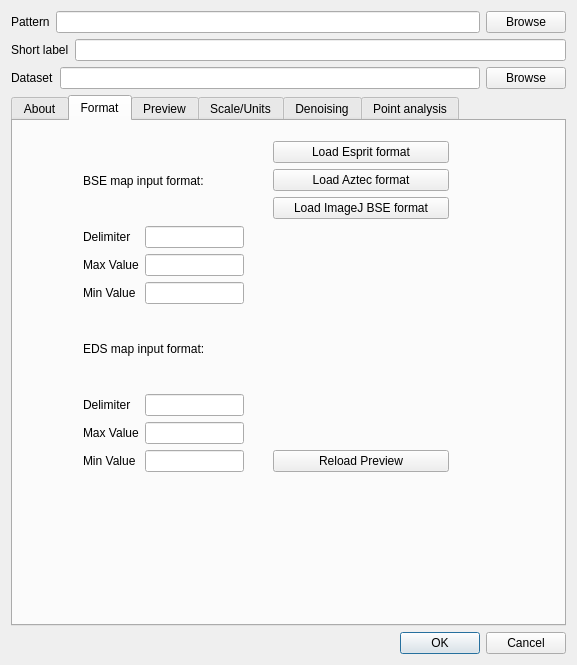
<?xml version="1.0" encoding="UTF-8"?>
<ui version="4.0">
 <class>Dialog</class>
 <widget class="QDialog" name="Dialog">
  <property name="geometry">
   <rect>
    <x>0</x>
    <y>0</y>
    <width>577</width>
    <height>665</height>
   </rect>
  </property>
  <property name="focusPolicy">
   <enum>Qt::TabFocus</enum>
  </property>
  <property name="windowTitle">
   <string>Welcome to edxia - EDS/BSE hypermaps analyser</string>
  </property>
  <layout class="QVBoxLayout" name="verticalLayout_4">
   <item>
    <layout class="QVBoxLayout" name="verticalLayout_3">
     <item>
      <layout class="QHBoxLayout" name="horizontalLayout">
       <item>
        <widget class="QLabel" name="label">
         <property name="toolTip">
          <string>&lt;html&gt;&lt;head/&gt;&lt;body&gt;&lt;p&gt;The pattern to find the maps&lt;/p&gt;&lt;/body&gt;&lt;/html&gt;</string>
         </property>
         <property name="text">
          <string>Pattern</string>
         </property>
        </widget>
       </item>
       <item>
        <widget class="QLineEdit" name="pattern_box">
         <property name="toolTip">
          <string>&lt;html&gt;&lt;head/&gt;&lt;body&gt;&lt;p&gt;Enter the pattern to the maps. Replace the component part by {component}. Use the browse button to navigate the filesystem.&lt;/p&gt;&lt;/body&gt;&lt;/html&gt;</string>
         </property>
         <property name="clearButtonEnabled">
          <bool>true</bool>
         </property>
        </widget>
       </item>
       <item>
        <widget class="QPushButton" name="browse_button">
         <property name="toolTip">
          <string>&lt;html&gt;&lt;head/&gt;&lt;body&gt;&lt;p&gt;Click this button to select the BSE map to analyse&lt;/p&gt;&lt;/body&gt;&lt;/html&gt;</string>
         </property>
         <property name="text">
          <string>Browse</string>
         </property>
        </widget>
       </item>
      </layout>
     </item>
     <item>
      <layout class="QHBoxLayout" name="horizontalLayout_9">
       <item>
        <widget class="QLabel" name="label_12">
         <property name="toolTip">
          <string>&lt;html&gt;&lt;head/&gt;&lt;body&gt;&lt;p&gt;A short label to describe the map&lt;/p&gt;&lt;/body&gt;&lt;/html&gt;</string>
         </property>
         <property name="text">
          <string>Short label</string>
         </property>
        </widget>
       </item>
       <item>
        <widget class="QLineEdit" name="short_label_edit">
         <property name="clearButtonEnabled">
          <bool>true</bool>
         </property>
        </widget>
       </item>
      </layout>
     </item>
     <item>
      <layout class="QHBoxLayout" name="horizontalLayout_2">
       <item>
        <widget class="QLabel" name="dataset_label">
         <property name="text">
          <string>Dataset</string>
         </property>
        </widget>
       </item>
       <item>
        <widget class="QLineEdit" name="dataset_box">
         <property name="autoFillBackground">
          <bool>false</bool>
         </property>
         <property name="readOnly">
          <bool>false</bool>
         </property>
         <property name="clearButtonEnabled">
          <bool>true</bool>
         </property>
        </widget>
       </item>
       <item>
        <widget class="QPushButton" name="browse_dset_button">
         <property name="toolTip">
          <string>&lt;html&gt;&lt;head/&gt;&lt;body&gt;&lt;p&gt;Click this button to select the BSE map to analyse&lt;/p&gt;&lt;/body&gt;&lt;/html&gt;</string>
         </property>
         <property name="text">
          <string>Browse</string>
         </property>
        </widget>
       </item>
      </layout>
     </item>
    </layout>
   </item>
   <item>
    <widget class="QTabWidget" name="tabWidget">
     <property name="currentIndex">
      <number>1</number>
     </property>
     <widget class="QWidget" name="tab">
      <attribute name="title">
       <string>About</string>
      </attribute>
      <widget class="QLabel" name="label_25">
       <property name="geometry">
        <rect>
         <x>230</x>
         <y>20</y>
         <width>99</width>
         <height>46</height>
        </rect>
       </property>
       <property name="text">
        <string/>
       </property>
       <property name="textFormat">
        <enum>Qt::AutoText</enum>
       </property>
       <property name="pixmap">
        <pixmap>../../../data/logo/small_logo.png</pixmap>
       </property>
      </widget>
      <widget class="QTextBrowser" name="textBrowser">
       <property name="geometry">
        <rect>
         <x>40</x>
         <y>70</y>
         <width>471</width>
         <height>351</height>
        </rect>
       </property>
       <property name="documentTitle">
        <string>Help:</string>
       </property>
       <property name="html">
        <string>&lt;!DOCTYPE HTML PUBLIC &quot;-//W3C//DTD HTML 4.0//EN&quot; &quot;http://www.w3.org/TR/REC-html40/strict.dtd&quot;&gt;
&lt;html&gt;&lt;head&gt;&lt;meta name=&quot;qrichtext&quot; content=&quot;1&quot; /&gt;&lt;title&gt;Help:&lt;/title&gt;&lt;style type=&quot;text/css&quot;&gt;
p, li { white-space: pre-wrap; }
&lt;/style&gt;&lt;/head&gt;&lt;body style=&quot; font-family:'Sans Serif'; font-size:10pt; font-weight:400; font-style:normal;&quot;&gt;
&lt;h2 style=&quot; margin-top:16px; margin-bottom:12px; margin-left:0px; margin-right:0px; -qt-block-indent:0; text-indent:0px;&quot;&gt;&lt;span style=&quot; font-size:x-large; font-weight:600;&quot;&gt;How to:&lt;/span&gt;&lt;/h2&gt;
&lt;ol style=&quot;margin-top: 0px; margin-bottom: 0px; margin-left: 0px; margin-right: 0px; -qt-list-indent: 1;&quot;&gt;&lt;li style=&quot;&quot; style=&quot; margin-top:12px; margin-bottom:0px; margin-left:0px; margin-right:0px; -qt-block-indent:0; text-indent:0px;&quot;&gt;Select format &lt;/li&gt;
&lt;li style=&quot;&quot; style=&quot; margin-top:0px; margin-bottom:0px; margin-left:0px; margin-right:0px; -qt-block-indent:0; text-indent:0px;&quot;&gt;Open preview by selecting the BSE file&lt;/li&gt;
&lt;li style=&quot;&quot; style=&quot; margin-top:0px; margin-bottom:0px; margin-left:0px; margin-right:0px; -qt-block-indent:0; text-indent:0px;&quot;&gt;Check on the preview&lt;/li&gt;
&lt;li style=&quot;&quot; style=&quot; margin-top:0px; margin-bottom:0px; margin-left:0px; margin-right:0px; -qt-block-indent:0; text-indent:0px;&quot;&gt;Set the scale and the units of the map&lt;/li&gt;
&lt;li style=&quot;&quot; style=&quot; margin-top:0px; margin-bottom:0px; margin-left:0px; margin-right:0px; -qt-block-indent:0; text-indent:0px;&quot;&gt;Select the denoising algorithm&lt;/li&gt;
&lt;li style=&quot;&quot; style=&quot; margin-top:0px; margin-bottom:12px; margin-left:0px; margin-right:0px; -qt-block-indent:0; text-indent:0px;&quot;&gt;Select the options of point analysis&lt;/li&gt;&lt;/ol&gt;
&lt;h2 style=&quot; margin-top:16px; margin-bottom:12px; margin-left:0px; margin-right:0px; -qt-block-indent:0; text-indent:0px;&quot;&gt;&lt;span style=&quot; font-size:x-large; font-weight:600;&quot;&gt;About:&lt;/span&gt;&lt;/h2&gt;
&lt;p style=&quot; margin-top:12px; margin-bottom:12px; margin-left:0px; margin-right:0px; -qt-block-indent:0; text-indent:0px;&quot;&gt;edxia is a plugin to analyse EDX/BSE hypermaps, especially designed for cementitious materials.&lt;/p&gt;
&lt;h3 style=&quot; margin-top:14px; margin-bottom:12px; margin-left:0px; margin-right:0px; -qt-block-indent:0; text-indent:0px;&quot;&gt;&lt;span style=&quot; font-size:large; font-weight:600;&quot;&gt;Author: &lt;/span&gt;&lt;/h3&gt;
&lt;p style=&quot; margin-top:12px; margin-bottom:12px; margin-left:0px; margin-right:0px; -qt-block-indent:0; text-indent:0px;&quot;&gt;Fabien Georget,&lt;br /&gt;EPFL, laboratory of construction materials&lt;br /&gt;Lausanne, Switzerland&lt;br /&gt;&lt;a href=&quot;mailto:fabien.georget@epfl.ch&quot;&gt;&lt;span style=&quot; text-decoration: underline; color:#2980b9;&quot;&gt;fabien.georget@epfl.ch&lt;/span&gt;&lt;/a&gt;&lt;/p&gt;&lt;/body&gt;&lt;/html&gt;</string>
       </property>
      </widget>
     </widget>
     <widget class="QWidget" name="format_tab">
      <attribute name="title">
       <string>Format</string>
      </attribute>
      <widget class="QWidget" name="layoutWidget">
       <property name="geometry">
        <rect>
         <x>70</x>
         <y>20</y>
         <width>161</width>
         <height>331</height>
        </rect>
       </property>
       <layout class="QVBoxLayout" name="verticalLayout_5">
        <item>
         <widget class="QLabel" name="label_20">
          <property name="text">
           <string>BSE map input format:</string>
          </property>
         </widget>
        </item>
        <item>
         <layout class="QGridLayout" name="gridLayout_2">
          <item row="1" column="1">
           <widget class="QLineEdit" name="format_bse_max">
            <property name="toolTip">
             <string>&lt;html&gt;&lt;head/&gt;&lt;body&gt;&lt;p&gt;Maximum value for the BSE map. Use -1 to normalize with respect to the maximum value.&lt;/p&gt;&lt;/body&gt;&lt;/html&gt;</string>
            </property>
            <property name="inputMethodHints">
             <set>Qt::ImhDigitsOnly</set>
            </property>
            <property name="alignment">
             <set>Qt::AlignRight|Qt::AlignTrailing|Qt::AlignVCenter</set>
            </property>
           </widget>
          </item>
          <item row="2" column="1">
           <widget class="QLineEdit" name="format_bse_min">
            <property name="toolTip">
             <string>&lt;html&gt;&lt;head/&gt;&lt;body&gt;&lt;p&gt;The minimum value of the BSE maps. Will be renormalized to 0.&lt;/p&gt;&lt;/body&gt;&lt;/html&gt;</string>
            </property>
            <property name="inputMethodHints">
             <set>Qt::ImhDigitsOnly</set>
            </property>
            <property name="alignment">
             <set>Qt::AlignRight|Qt::AlignTrailing|Qt::AlignVCenter</set>
            </property>
           </widget>
          </item>
          <item row="2" column="0">
           <widget class="QLabel" name="label_16">
            <property name="text">
             <string>Min Value</string>
            </property>
           </widget>
          </item>
          <item row="0" column="0">
           <widget class="QLabel" name="label_14">
            <property name="text">
             <string>Delimiter</string>
            </property>
           </widget>
          </item>
          <item row="0" column="1">
           <widget class="QLineEdit" name="format_bse_delim">
            <property name="toolTip">
             <string>&lt;html&gt;&lt;head/&gt;&lt;body&gt;&lt;p&gt;The delimiter (',', ';', '\t', ...) for the BSE map&lt;/p&gt;&lt;/body&gt;&lt;/html&gt;</string>
            </property>
            <property name="inputMethodHints">
             <set>Qt::ImhNone</set>
            </property>
            <property name="alignment">
             <set>Qt::AlignRight|Qt::AlignTrailing|Qt::AlignVCenter</set>
            </property>
           </widget>
          </item>
          <item row="1" column="0">
           <widget class="QLabel" name="label_15">
            <property name="text">
             <string>Max Value</string>
            </property>
           </widget>
          </item>
         </layout>
        </item>
        <item>
         <widget class="QLabel" name="label_21">
          <property name="text">
           <string>EDS map input format:</string>
          </property>
         </widget>
        </item>
        <item>
         <layout class="QGridLayout" name="gridLayout_3">
          <item row="0" column="0">
           <widget class="QLabel" name="label_17">
            <property name="text">
             <string>Delimiter</string>
            </property>
           </widget>
          </item>
          <item row="0" column="1">
           <widget class="QLineEdit" name="format_eds_delim">
            <property name="toolTip">
             <string>&lt;html&gt;&lt;head/&gt;&lt;body&gt;&lt;p&gt;The delimiter (',', ';', '\t', ...) for the EDS maps&lt;/p&gt;&lt;/body&gt;&lt;/html&gt;</string>
            </property>
            <property name="alignment">
             <set>Qt::AlignRight|Qt::AlignTrailing|Qt::AlignVCenter</set>
            </property>
           </widget>
          </item>
          <item row="1" column="0">
           <widget class="QLabel" name="label_18">
            <property name="text">
             <string>Max Value</string>
            </property>
           </widget>
          </item>
          <item row="1" column="1">
           <widget class="QLineEdit" name="format_eds_max">
            <property name="toolTip">
             <string>&lt;html&gt;&lt;head/&gt;&lt;body&gt;&lt;p&gt;Maximum value for the EDS map. Use -1 to normalize with respect to the maximum value.&lt;/p&gt;&lt;/body&gt;&lt;/html&gt;</string>
            </property>
            <property name="inputMethodHints">
             <set>Qt::ImhDigitsOnly</set>
            </property>
            <property name="alignment">
             <set>Qt::AlignRight|Qt::AlignTrailing|Qt::AlignVCenter</set>
            </property>
           </widget>
          </item>
          <item row="2" column="0">
           <widget class="QLabel" name="label_19">
            <property name="text">
             <string>Min Value</string>
            </property>
           </widget>
          </item>
          <item row="2" column="1">
           <widget class="QLineEdit" name="format_eds_min">
            <property name="toolTip">
             <string>&lt;html&gt;&lt;head/&gt;&lt;body&gt;&lt;p&gt;The minimum value of the BSE maps. Will be renormalized to 0.&lt;/p&gt;&lt;/body&gt;&lt;/html&gt;</string>
            </property>
            <property name="inputMethodHints">
             <set>Qt::ImhDigitsOnly</set>
            </property>
            <property name="alignment">
             <set>Qt::AlignRight|Qt::AlignTrailing|Qt::AlignVCenter</set>
            </property>
           </widget>
          </item>
         </layout>
        </item>
       </layout>
      </widget>
      <widget class="QWidget" name="layoutWidget">
       <property name="geometry">
        <rect>
         <x>260</x>
         <y>20</y>
         <width>176</width>
         <height>331</height>
        </rect>
       </property>
       <layout class="QVBoxLayout" name="verticalLayout_7">
        <item>
         <widget class="QPushButton" name="load_esprit_button">
          <property name="text">
           <string>Load Esprit format</string>
          </property>
         </widget>
        </item>
        <item>
         <widget class="QPushButton" name="load_aztec_button">
          <property name="text">
           <string>Load Aztec format</string>
          </property>
         </widget>
        </item>
        <item>
         <widget class="QPushButton" name="load_imagej_button">
          <property name="text">
           <string>Load ImageJ BSE format</string>
          </property>
         </widget>
        </item>
        <item>
         <spacer name="verticalSpacer">
          <property name="orientation">
           <enum>Qt::Vertical</enum>
          </property>
          <property name="sizeHint" stdset="0">
           <size>
            <width>20</width>
            <height>40</height>
           </size>
          </property>
         </spacer>
        </item>
        <item>
         <widget class="QPushButton" name="reload_preview_button">
          <property name="text">
           <string>Reload Preview</string>
          </property>
         </widget>
        </item>
       </layout>
      </widget>
     </widget>
     <widget class="QWidget" name="preview_tab">
      <property name="enabled">
       <bool>true</bool>
      </property>
      <property name="toolTip">
       <string>&lt;html&gt;&lt;head/&gt;&lt;body&gt;&lt;p&gt;Preview the BSE map&lt;/p&gt;&lt;/body&gt;&lt;/html&gt;</string>
      </property>
      <attribute name="title">
       <string>Preview</string>
      </attribute>
     </widget>
     <widget class="QWidget" name="scale_tab">
      <attribute name="title">
       <string>Scale/Units</string>
      </attribute>
      <widget class="QSplitter" name="splitter">
       <property name="geometry">
        <rect>
         <x>40</x>
         <y>60</y>
         <width>511</width>
         <height>201</height>
        </rect>
       </property>
       <property name="orientation">
        <enum>Qt::Vertical</enum>
       </property>
       <widget class="QWidget" name="layoutWidget">
        <layout class="QVBoxLayout" name="verticalLayout_6">
         <item>
          <layout class="QHBoxLayout" name="horizontalLayout_11">
           <item>
            <widget class="QLabel" name="label_24">
             <property name="text">
              <string>Pixel size:</string>
             </property>
            </widget>
           </item>
           <item>
            <widget class="QDoubleSpinBox" name="dx_scale_box">
             <property name="toolTip">
              <string>&lt;html&gt;&lt;head/&gt;&lt;body&gt;&lt;p&gt;Indicate the size of a pixel in the map&lt;/p&gt;&lt;/body&gt;&lt;/html&gt;</string>
             </property>
             <property name="decimals">
              <number>2</number>
             </property>
             <property name="maximum">
              <double>999999.000000000000000</double>
             </property>
            </widget>
           </item>
           <item>
            <widget class="QLabel" name="label_23">
             <property name="text">
              <string>nm</string>
             </property>
            </widget>
           </item>
          </layout>
         </item>
        </layout>
       </widget>
       <widget class="QWidget" name="layoutWidget">
        <layout class="QHBoxLayout" name="horizontalLayout_10">
         <item>
          <layout class="QVBoxLayout" name="verticalLayout_8">
           <item>
            <widget class="QLabel" name="label_2">
             <property name="text">
              <string>Input units</string>
             </property>
            </widget>
           </item>
           <item>
            <widget class="QRadioButton" name="unit_at_button">
             <property name="text">
              <string>% Atomic</string>
             </property>
             <property name="checked">
              <bool>true</bool>
             </property>
            </widget>
           </item>
           <item>
            <widget class="QRadioButton" name="unit_pwt_button">
             <property name="text">
              <string>% Weight</string>
             </property>
            </widget>
           </item>
           <item>
            <widget class="QRadioButton" name="unit_wt_button">
             <property name="text">
              <string>Weight</string>
             </property>
            </widget>
           </item>
          </layout>
         </item>
         <item>
          <layout class="QVBoxLayout" name="verticalLayout_10">
           <item>
            <layout class="QVBoxLayout" name="verticalLayout_9">
             <item>
              <widget class="QLabel" name="label_22">
               <property name="text">
                <string>Output</string>
               </property>
              </widget>
             </item>
             <item>
              <widget class="QCheckBox" name="normalize_box">
               <property name="text">
                <string>Normalize</string>
               </property>
              </widget>
             </item>
             <item>
              <widget class="QCheckBox" name="atomic_output_box">
               <property name="text">
                <string>% Atomic</string>
               </property>
               <property name="checkable">
                <bool>true</bool>
               </property>
               <property name="checked">
                <bool>true</bool>
               </property>
               <property name="tristate">
                <bool>false</bool>
               </property>
              </widget>
             </item>
            </layout>
           </item>
           <item>
            <widget class="QCheckBox" name="sox_box">
             <property name="enabled">
              <bool>false</bool>
             </property>
             <property name="text">
              <string>Compute Sum of oxide</string>
             </property>
             <property name="checkable">
              <bool>true</bool>
             </property>
             <property name="tristate">
              <bool>false</bool>
             </property>
            </widget>
           </item>
          </layout>
         </item>
        </layout>
       </widget>
      </widget>
     </widget>
     <widget class="QWidget" name="filter_tab">
      <attribute name="title">
       <string>Denoising</string>
      </attribute>
      <widget class="QWidget" name="layoutWidget">
       <property name="geometry">
        <rect>
         <x>70</x>
         <y>40</y>
         <width>378</width>
         <height>294</height>
        </rect>
       </property>
       <layout class="QVBoxLayout" name="verticalLayout_12">
        <item>
         <layout class="QGridLayout" name="gridLayout">
          <item row="3" column="0">
           <widget class="QRadioButton" name="median_filter_check">
            <property name="text">
             <string>Median filter</string>
            </property>
           </widget>
          </item>
          <item row="0" column="2">
           <spacer name="horizontalSpacer_2">
            <property name="orientation">
             <enum>Qt::Horizontal</enum>
            </property>
            <property name="sizeHint" stdset="0">
             <size>
              <width>40</width>
              <height>20</height>
             </size>
            </property>
           </spacer>
          </item>
          <item row="4" column="0">
           <widget class="QRadioButton" name="gaussian_filter_check">
            <property name="text">
             <string>Gaussian filter</string>
            </property>
           </widget>
          </item>
          <item row="5" column="2">
           <widget class="QDoubleSpinBox" name="sigmaS_filter_box">
            <property name="enabled">
             <bool>false</bool>
            </property>
            <property name="decimals">
             <number>3</number>
            </property>
            <property name="value">
             <double>10.000000000000000</double>
            </property>
           </widget>
          </item>
          <item row="2" column="1">
           <widget class="QLabel" name="label_10">
            <property name="text">
             <string>Radius</string>
            </property>
           </widget>
          </item>
          <item row="2" column="2">
           <widget class="QSpinBox" name="radius_filter_box">
            <property name="maximum">
             <number>999</number>
            </property>
            <property name="value">
             <number>3</number>
            </property>
           </widget>
          </item>
          <item row="3" column="1">
           <widget class="QLabel" name="label_28">
            <property name="text">
             <string>Radius</string>
            </property>
           </widget>
          </item>
          <item row="6" column="2">
           <widget class="QDoubleSpinBox" name="sigmaR_filter_box">
            <property name="enabled">
             <bool>false</bool>
            </property>
            <property name="decimals">
             <number>3</number>
            </property>
            <property name="value">
             <double>2.500000000000000</double>
            </property>
           </widget>
          </item>
          <item row="2" column="0">
           <widget class="QRadioButton" name="mean_filter_check">
            <property name="text">
             <string>Mean filter</string>
            </property>
           </widget>
          </item>
          <item row="4" column="2">
           <widget class="QDoubleSpinBox" name="sigma_filter_box">
            <property name="decimals">
             <number>3</number>
            </property>
            <property name="value">
             <double>0.500000000000000</double>
            </property>
           </widget>
          </item>
          <item row="5" column="0">
           <widget class="QRadioButton" name="joint_filter_check">
            <property name="enabled">
             <bool>false</bool>
            </property>
            <property name="text">
             <string> Joint bilateral Filter</string>
            </property>
           </widget>
          </item>
          <item row="6" column="1">
           <widget class="QLabel" name="label_27">
            <property name="text">
             <string>Sigma R</string>
            </property>
           </widget>
          </item>
          <item row="1" column="2">
           <widget class="QLineEdit" name="weight_filter_box">
            <property name="inputMethodHints">
             <set>Qt::ImhDigitsOnly</set>
            </property>
            <property name="inputMask">
             <string>0000.0000</string>
            </property>
            <property name="text">
             <string>0.1</string>
            </property>
           </widget>
          </item>
          <item row="5" column="1">
           <widget class="QLabel" name="label_26">
            <property name="text">
             <string>Sigma S</string>
            </property>
           </widget>
          </item>
          <item row="3" column="2">
           <widget class="QSpinBox" name="radius_filter_box_2">
            <property name="maximum">
             <number>999</number>
            </property>
            <property name="value">
             <number>3</number>
            </property>
           </widget>
          </item>
          <item row="1" column="0">
           <widget class="QRadioButton" name="tv_filter_check">
            <property name="text">
             <string>Total variation</string>
            </property>
            <property name="checked">
             <bool>true</bool>
            </property>
           </widget>
          </item>
          <item row="4" column="1">
           <widget class="QLabel" name="label_11">
            <property name="text">
             <string>Sigma</string>
            </property>
           </widget>
          </item>
          <item row="1" column="1">
           <widget class="QLabel" name="label_9">
            <property name="text">
             <string>Weight</string>
            </property>
           </widget>
          </item>
          <item row="0" column="1">
           <spacer name="horizontalSpacer">
            <property name="orientation">
             <enum>Qt::Horizontal</enum>
            </property>
            <property name="sizeHint" stdset="0">
             <size>
              <width>40</width>
              <height>20</height>
             </size>
            </property>
           </spacer>
          </item>
          <item row="0" column="0">
           <widget class="QRadioButton" name="no_filter_check">
            <property name="text">
             <string>No Filter</string>
            </property>
           </widget>
          </item>
         </layout>
        </item>
        <item>
         <spacer name="verticalSpacer_2">
          <property name="orientation">
           <enum>Qt::Vertical</enum>
          </property>
          <property name="sizeHint" stdset="0">
           <size>
            <width>20</width>
            <height>40</height>
           </size>
          </property>
         </spacer>
        </item>
        <item>
         <layout class="QHBoxLayout" name="horizontalLayout_12">
          <item>
           <spacer name="horizontalSpacer_4">
            <property name="orientation">
             <enum>Qt::Horizontal</enum>
            </property>
            <property name="sizeHint" stdset="0">
             <size>
              <width>40</width>
              <height>20</height>
             </size>
            </property>
           </spacer>
          </item>
          <item>
           <widget class="QPushButton" name="test_filter_button">
            <property name="text">
             <string>Test filter on</string>
            </property>
           </widget>
          </item>
          <item>
           <widget class="QComboBox" name="test_filter_combo"/>
          </item>
         </layout>
        </item>
       </layout>
      </widget>
     </widget>
     <widget class="QWidget" name="param_tab">
      <attribute name="title">
       <string>Point analysis</string>
      </attribute>
      <widget class="QWidget" name="layoutWidget">
       <property name="geometry">
        <rect>
         <x>30</x>
         <y>20</y>
         <width>511</width>
         <height>401</height>
        </rect>
       </property>
       <layout class="QVBoxLayout" name="verticalLayout_2">
        <item>
         <widget class="QCheckBox" name="segmentation_check">
          <property name="text">
           <string>Use segmentation</string>
          </property>
          <property name="checked">
           <bool>true</bool>
          </property>
         </widget>
        </item>
        <item>
         <layout class="QVBoxLayout" name="verticalLayout_14">
          <item>
           <widget class="QRadioButton" name="bsesegm_button">
            <property name="text">
             <string>BSE-based segmentation</string>
            </property>
           </widget>
          </item>
          <item>
           <layout class="QHBoxLayout" name="horizontalLayout_14">
            <item>
             <spacer name="horizontalSpacer_5">
              <property name="orientation">
               <enum>Qt::Horizontal</enum>
              </property>
              <property name="sizeHint" stdset="0">
               <size>
                <width>40</width>
                <height>20</height>
               </size>
              </property>
             </spacer>
            </item>
            <item>
             <widget class="QLabel" name="radius_label">
              <property name="text">
               <string>Filter radius</string>
              </property>
             </widget>
            </item>
            <item>
             <widget class="QSpinBox" name="bsesegm_radius_box">
              <property name="value">
               <number>5</number>
              </property>
             </widget>
            </item>
           </layout>
          </item>
         </layout>
        </item>
        <item>
         <layout class="QVBoxLayout" name="verticalLayout_11">
          <item>
           <layout class="QVBoxLayout" name="verticalLayout_13">
            <item>
             <widget class="QRadioButton" name="compositesegm_button">
              <property name="text">
               <string>Composite-based segmentation</string>
              </property>
              <property name="checked">
               <bool>true</bool>
              </property>
             </widget>
            </item>
            <item>
             <layout class="QVBoxLayout" name="verticalLayout">
              <item>
               <layout class="QHBoxLayout" name="horizontalLayout_3">
                <item>
                 <widget class="QLabel" name="label_3">
                  <property name="text">
                   <string>Green</string>
                  </property>
                 </widget>
                </item>
                <item>
                 <widget class="QComboBox" name="green_combo"/>
                </item>
                <item>
                 <widget class="QDoubleSpinBox" name="green_factor_box">
                  <property name="decimals">
                   <number>2</number>
                  </property>
                  <property name="value">
                   <double>4.000000000000000</double>
                  </property>
                 </widget>
                </item>
               </layout>
              </item>
              <item>
               <layout class="QHBoxLayout" name="horizontalLayout_4">
                <item>
                 <widget class="QLabel" name="label_4">
                  <property name="text">
                   <string>Red</string>
                  </property>
                 </widget>
                </item>
                <item>
                 <widget class="QComboBox" name="red_combo"/>
                </item>
                <item>
                 <widget class="QDoubleSpinBox" name="red_factor_box">
                  <property name="value">
                   <double>4.000000000000000</double>
                  </property>
                 </widget>
                </item>
               </layout>
              </item>
              <item>
               <layout class="QHBoxLayout" name="horizontalLayout_5">
                <item>
                 <widget class="QLabel" name="label_5">
                  <property name="text">
                   <string>Blue</string>
                  </property>
                 </widget>
                </item>
                <item>
                 <widget class="QComboBox" name="blue_combo"/>
                </item>
                <item>
                 <widget class="QDoubleSpinBox" name="blue_factor_box">
                  <property name="value">
                   <double>2.000000000000000</double>
                  </property>
                 </widget>
                </item>
               </layout>
              </item>
             </layout>
            </item>
            <item>
             <layout class="QHBoxLayout" name="horizontalLayout_7">
              <item>
               <widget class="QCheckBox" name="bsemix_check">
                <property name="text">
                 <string>Mix with BSE</string>
                </property>
                <property name="checked">
                 <bool>true</bool>
                </property>
               </widget>
              </item>
              <item>
               <widget class="QLabel" name="label_7">
                <property name="text">
                 <string>Alpha</string>
                </property>
                <property name="alignment">
                 <set>Qt::AlignRight|Qt::AlignTrailing|Qt::AlignVCenter</set>
                </property>
               </widget>
              </item>
              <item>
               <widget class="QDoubleSpinBox" name="alpha_box">
                <property name="maximum">
                 <double>1.000000000000000</double>
                </property>
                <property name="singleStep">
                 <double>0.050000000000000</double>
                </property>
                <property name="value">
                 <double>0.800000000000000</double>
                </property>
               </widget>
              </item>
             </layout>
            </item>
           </layout>
          </item>
         </layout>
        </item>
        <item>
         <layout class="QHBoxLayout" name="horizontalLayout_6">
          <item>
           <widget class="QLabel" name="label_6">
            <property name="text">
             <string>Number of points</string>
            </property>
           </widget>
          </item>
          <item>
           <widget class="QLineEdit" name="numberpts_box">
            <property name="inputMethodHints">
             <set>Qt::ImhDigitsOnly</set>
            </property>
            <property name="text">
             <string>20000</string>
            </property>
            <property name="alignment">
             <set>Qt::AlignRight|Qt::AlignTrailing|Qt::AlignVCenter</set>
            </property>
           </widget>
          </item>
          <item>
           <widget class="QLabel" name="label_13">
            <property name="text">
             <string>Compactness</string>
            </property>
           </widget>
          </item>
          <item>
           <widget class="QLineEdit" name="compactness_box">
            <property name="inputMethodHints">
             <set>Qt::ImhDigitsOnly</set>
            </property>
            <property name="text">
             <string>5.0</string>
            </property>
            <property name="alignment">
             <set>Qt::AlignRight|Qt::AlignTrailing|Qt::AlignVCenter</set>
            </property>
           </widget>
          </item>
         </layout>
        </item>
        <item>
         <layout class="QHBoxLayout" name="horizontalLayout_8">
          <item>
           <widget class="QCheckBox" name="filterbse_check">
            <property name="text">
             <string>Filter with BSE</string>
            </property>
            <property name="checked">
             <bool>true</bool>
            </property>
           </widget>
          </item>
          <item>
           <widget class="QLabel" name="label_8">
            <property name="text">
             <string>Min BSE</string>
            </property>
            <property name="alignment">
             <set>Qt::AlignRight|Qt::AlignTrailing|Qt::AlignVCenter</set>
            </property>
           </widget>
          </item>
          <item>
           <widget class="QDoubleSpinBox" name="minbse_box">
            <property name="decimals">
             <number>3</number>
            </property>
            <property name="value">
             <double>0.200000000000000</double>
            </property>
           </widget>
          </item>
         </layout>
        </item>
        <item>
         <layout class="QHBoxLayout" name="horizontalLayout_13">
          <item>
           <spacer name="horizontalSpacer_3">
            <property name="orientation">
             <enum>Qt::Horizontal</enum>
            </property>
            <property name="sizeHint" stdset="0">
             <size>
              <width>40</width>
              <height>20</height>
             </size>
            </property>
           </spacer>
          </item>
          <item>
           <widget class="QPushButton" name="test_segmentation_button">
            <property name="sizePolicy">
             <sizepolicy hsizetype="MinimumExpanding" vsizetype="Fixed">
              <horstretch>0</horstretch>
              <verstretch>0</verstretch>
             </sizepolicy>
            </property>
            <property name="text">
             <string>Test segmentation</string>
            </property>
           </widget>
          </item>
         </layout>
        </item>
       </layout>
      </widget>
     </widget>
    </widget>
   </item>
   <item>
    <widget class="QDialogButtonBox" name="buttonBox">
     <property name="orientation">
      <enum>Qt::Horizontal</enum>
     </property>
     <property name="standardButtons">
      <set>QDialogButtonBox::Cancel|QDialogButtonBox::Ok</set>
     </property>
    </widget>
   </item>
  </layout>
 </widget>
 <resources/>
 <connections>
  <connection>
   <sender>buttonBox</sender>
   <signal>accepted()</signal>
   <receiver>Dialog</receiver>
   <slot>accept()</slot>
   <hints>
    <hint type="sourcelabel">
     <x>499</x>
     <y>619</y>
    </hint>
    <hint type="destinationlabel">
     <x>157</x>
     <y>274</y>
    </hint>
   </hints>
  </connection>
  <connection>
   <sender>buttonBox</sender>
   <signal>rejected()</signal>
   <receiver>Dialog</receiver>
   <slot>reject()</slot>
   <hints>
    <hint type="sourcelabel">
     <x>566</x>
     <y>590</y>
    </hint>
    <hint type="destinationlabel">
     <x>286</x>
     <y>274</y>
    </hint>
   </hints>
  </connection>
  <connection>
   <sender>unit_wt_button</sender>
   <signal>toggled(bool)</signal>
   <receiver>sox_box</receiver>
   <slot>setEnabled(bool)</slot>
   <hints>
    <hint type="sourcelabel">
     <x>171</x>
     <y>413</y>
    </hint>
    <hint type="destinationlabel">
     <x>429</x>
     <y>413</y>
    </hint>
   </hints>
  </connection>
 </connections>
</ui>
